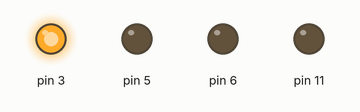
Simulated run of this sketch. Board: Arduino Uno, built with avr-gcc and run on an emulated ATmega328P. Parts: output pins drawn as LEDs (lit = HIGH).

Above: at 0.2 s.
At 0.7 s:
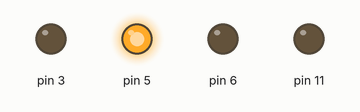
At 2.7 s:
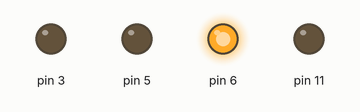
Timing chart, 0 to 3.5 s (numbered marks = the images above):
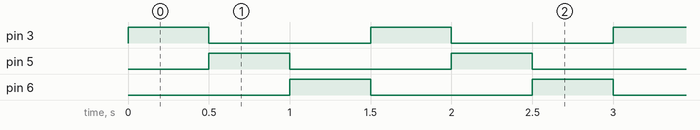

Measured:
- by itself, pin 3, pin 5, pin 6: alternates HIGH for 0.50 s and LOW for 1.0 s
- by itself, everything shown: repeats every 1.5 s, in 3 steps

The sketch:

week07_5_arduino_analogWrite_rgb_led.ino
```cpp
//week07_5_arduino_analogWrite_rgb_led
void setup() {
  //RGB LED 最長的接GND
  pinMode(3,OUTPUT);//接最左邊紅色
  pinMode(6,OUTPUT);//藍色(GND旁)
  pinMode(5,OUTPUT);//綠色
  pinMode(11,OUTPUT);
}
int a = 0;
void loop() {
  analogWrite(6,0);//藍色關掉
  analogWrite(3,255);//最亮的紅色
  delay(500);
  analogWrite(3,0);//紅色關掉
  analogWrite(5,255);//最亮的綠色
  delay(500);
  analogWrite(5,0);//綠色關掉
  analogWrite(6,255);//最亮的藍色
  delay(500);
}
```
